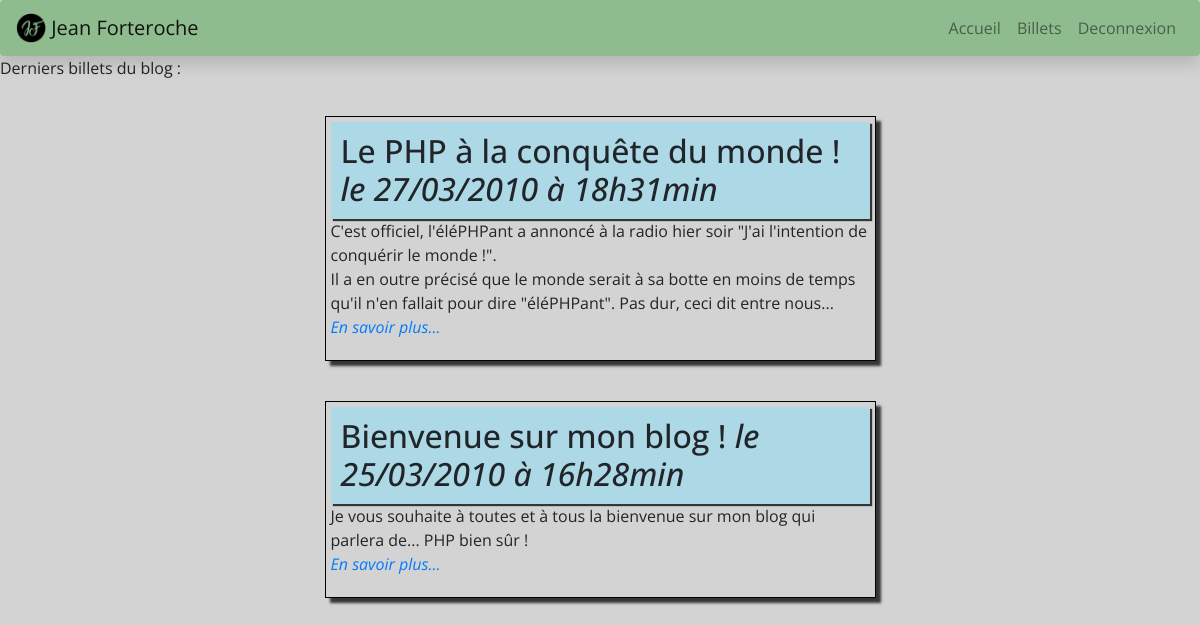
The page / (signed in) on the database its author committed.
### tables this page shows
CREATE TABLE `posts` (
  `id` int(11) NOT NULL,
  `title` varchar(255) NOT NULL,
  `content` text NOT NULL,
  `creation_date` datetime NOT NULL
);

### Controller/postController.php (called while the page is built, shortened)
<?php
require_once('./Model/PostManager.php');
class PostController
{
	function __construct()
	{
		$this->postManager = new PostManager();
	}
	public function listPosts()
	{
		$posts = $this->getPosts();
		require_once('view/listPostsView.php');
	}
	public function getPosts()
	{
		$posts = $this->postManager->getPosts();
		return $posts;
	}
}

### Model/Manager.php (called while the page is built, shortened)
<?php
class Manager
{
	function __construct()
	{
			$this->db = $this->dbConnect();
	}
    protected function dbConnect()
    {
        $db = new PDO('mysql:host=localhost;dbname=localhost;charset=utf8', 'root', '');
        return $db;
	}
}

### Model/PostManager.php (called while the page is built, shortened)
<?php
require_once('Manager.php');
class PostManager extends Manager
{
    public function getPosts()
    {
        $req = $this->db->query('SELECT id, title, content, DATE_FORMAT(creation_date, \'%d/%m/%Y à %Hh%imin\') AS creation_date_fr FROM posts ORDER BY creation_date DESC LIMIT 0, 5');
		$posts = $req->fetchAll();
        return $posts;
    }
}

### View/listPostsView.php (the view, shortened to what this page needs)
<p>Derniers billets du blog :</p>
<?php
foreach ($posts as $post )
{
?>
    <div class="post">
		<div class="ticket">
			<h2>
				<?= htmlspecialchars($post['title']) ?>
				<em>le <?= $post['creation_date_fr'] ?></em>
			</h2>
			<p>
				<?= nl2br(htmlspecialchars($post['content'])) ?>
				<br />
				<em><a href="<?=$GLOBALS['websitePath']?>/post/<?=$post['id']?>">En savoir plus...</a></em>
			</p>
		</div>
    </div>
<?php
}
require_once('template.php'); ?>

### Public/style.css (style rules this page uses)
body { background:lightgrey; font-family: 'Open Sans', sans-serif; }
* { box-sizing: border-box; -moz-box-sizing: border-box; -webkit-box-sizing: border-box; }
.post { margin:auto; display:flex; flex-direction:column; width:50%; padding:10px; }
.ticket { width:95%; margin: 10px auto; padding:5px; border:1px black solid; box-shadow: 5px 5px 2.5px 0px rgba(0,0,0,0.75); overflow:hidden; }
h2 { width:100%; padding:10px; background:lightblue; box-shadow: 2px 2px 1px 0px rgba(0,0,0,0.75); }
.ticket>h2 { margin:auto; }

### rows shown on the page
posts: title "Le PHP à la conquête du monde !", creation_date_fr "27/03/2010 à 18h31min", content "C'est officiel, l'éléPHPant a annoncé à la radio hier soir \"J'ai l'intention de conquérir le monde !\". Il a en outre précisé que le monde serait à sa botte en moins de temps qu'il n'en fallait pour dire \"éléPHPant\". Pas dur, ceci dit entre nous..."
posts: title "Bienvenue sur mon blog !", creation_date_fr "25/03/2010 à 16h28min", content "Je vous souhaite à toutes et à tous la bienvenue sur mon blog qui parlera de... PHP bien sûr !"
